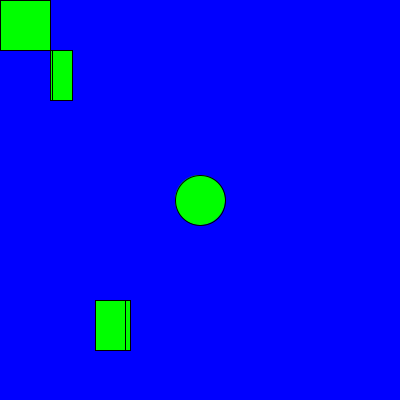
Frame 1 (no input)
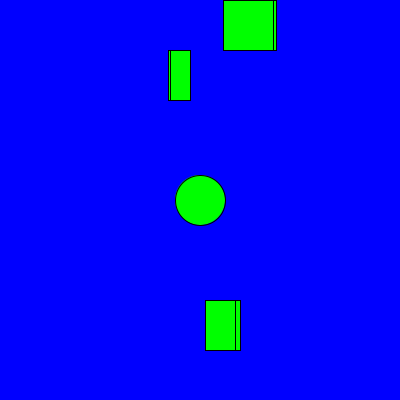
Frame 60 (the mouse pressed at the canvas centre just before this capture)
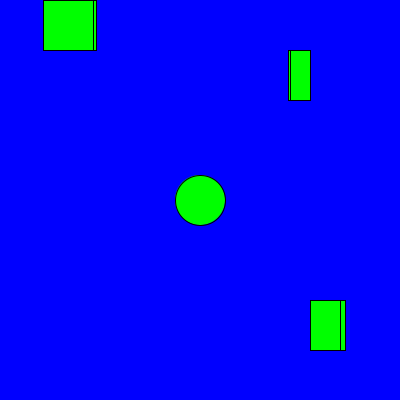
Frame 120 (the mouse held since frame 60 and released just before this capture)

The Processing sketch that drew these frames (run headless with seeded random() and noise(); from frame 60 on, the mouse is pressed at the canvas centre):

// Processing sketch: Frogger
// ── Frogger.pde
int xpos = 200;
int ypos = 200;
Car c1 = new Car(0, 0, 50, 3);
Car c2 = new Car(50, 50, 20, 2);
Car c3 = new Car(100, 300, 30, 5);
void setup(){
  size(400, 400);
}
void draw(){
  background(0,0,255);
  fill(0,255,0);
  ellipse(xpos,ypos,50,50);
  c1.display();
  c1.moveLeft();
  if(intersects(c1)){
 println("hit");
  }
  c1.display();
  
  c2.display();
  c2.moveRight();
  if(intersects(c2)){
 println("hit");
  }
  c2.display();
  
  c3.display();
  c3.moveLeft();
  if(intersects(c3)){
 println("hit");
  }
  c3.display();
}
boolean intersects(Car car){
  if((ypos>car.getY()&&ypos<car.getY()+50&&(xpos>car.getX()&&xpos<car.getX()+car.getSize()))){
   return true;
  }
  else{
   return false; 
  }
}
void keyPressed(){
  if(key==CODED){ 
    if(keyCode==UP){
      ypos = ypos - 50;
    }
    else if(keyCode==DOWN){
      ypos = ypos+50;
    }
    else if(keyCode==RIGHT){
      xpos = xpos+50;
    }
    else if(keyCode==LEFT){
      xpos = xpos-50;
    }
     if (xpos>400 || xpos<0){
  xpos = 200; 
 }
 if(ypos>400 || ypos<0){
  ypos = 200; 
 }
  }
}
class Car{
  int xcar, ycar, sizecar, speedcar;
  Car(int x, int y, int size, int speed){
   xcar = x;
   ycar = y;
   sizecar = size;
   speedcar = speed;
  }
  void display(){
    fill(0,255,0);
    rect(xcar,ycar,sizecar,50);
  }
  void moveLeft(){
   xcar = xcar-speedcar;
   if(xcar>400||xcar<0){
    xcar = 400; 
   }
  }
  void moveRight(){
    xcar = xcar+speedcar;
    if(xcar>400||xcar<0){
     xcar=0; 
    }
}
int getX(){
  return xcar;
}
int getY(){
 return ycar; 
}
int getSize(){
  return sizecar; 
}
}
